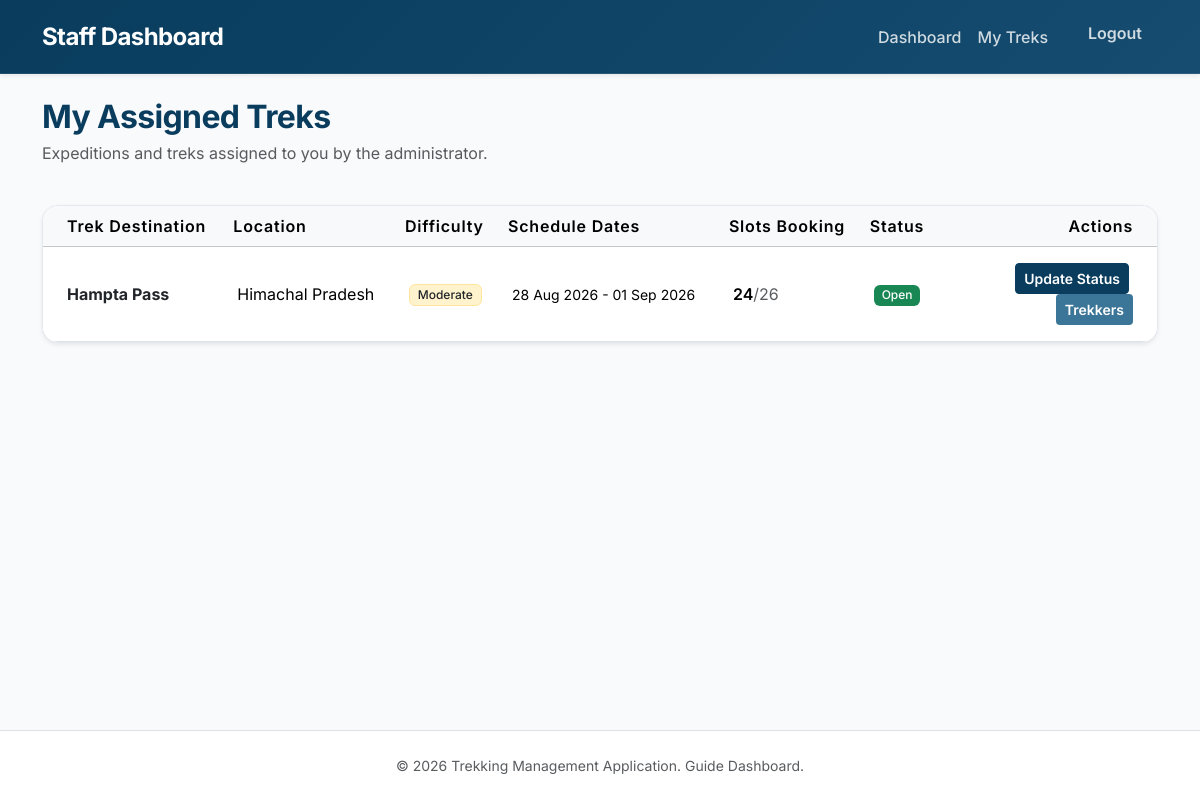
/staff/treks (signed in), run on an earlier commit of the app's database.
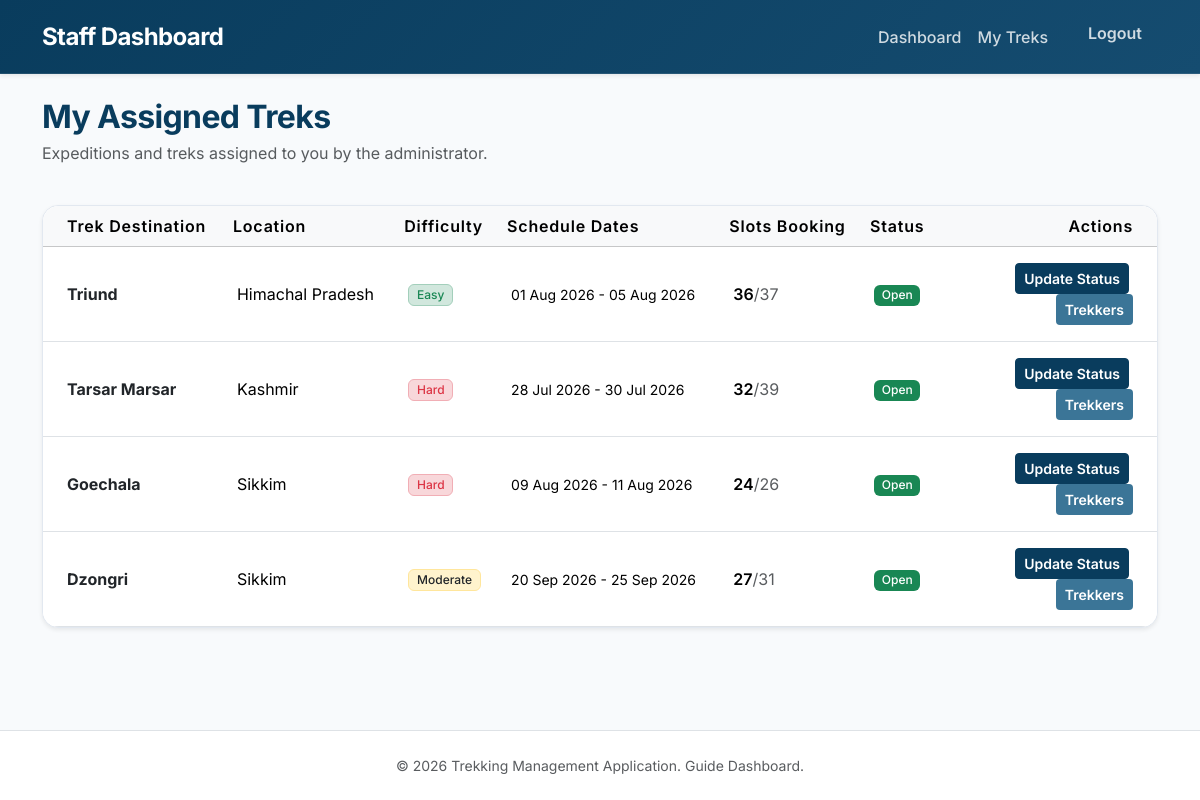
And on a later commit of the database.
### models.py (models this page shows, shortened)
class Trek(db.Model):
    __tablename__ = "trek"
    id = db.Column(db.Integer, primary_key=True)
    name = db.Column(db.String(100), nullable=False)
    location = db.Column(db.String(100), nullable=False)
    difficulty = db.Column(db.String(50), nullable=False)
    duration = db.Column(db.Integer, nullable=False)
    total_slots = db.Column(db.Integer, nullable=False)
    available_slots = db.Column(db.Integer, nullable=False)
    assigned_staff = db.Column(
        db.Integer,
        db.ForeignKey("user.id"),
        nullable=True
    )
    start_date = db.Column(db.Date)
    end_date = db.Column(db.Date)
    status = db.Column(db.String(20), default="Pending")
    is_deleted = db.Column(
        db.Boolean,
        default=False
    )
    description = db.Column(db.Text)
    bookings = db.relationship(
        "Booking",
        backref="trek",
        lazy=True
    )

### routes/staff.py (the view)
@staff.route("/treks")
@login_required
@staff_required
def assigned_treks():
    treks = Trek.query.filter_by(
        assigned_staff=current_user.id
    ).all()
    return render_template(
        "staff/assigned_treks.html",
        treks=treks
    )

### app.py (called while the page is built)
@login_manager.user_loader
def load_user(user_id):
    return User.query.get(int(user_id))

### routes/staff.py (called while the page is built)
def staff_required(func):
    @wraps(func)
    def wrapper(*args, **kwargs):
        if not current_user.is_authenticated:
            return redirect(url_for("auth.login"))
        if current_user.role != "staff":
            flash("Access Denied!", "danger")
            return redirect(url_for("auth.login"))
        if current_user.status != "approved":
            flash("Your account is awaiting admin approval.", "warning")
            return redirect(url_for("auth.login"))
        return func(*args, **kwargs)
    return wrapper

### templates/staff/assigned_treks.html (shortened to what this page needs)
{% extends "staff/base.html" %}
{% block content %}
<div class="row align-items-center mb-4">
    <div class="col-12">
        <h2 class="fw-bold mb-1" style="color: var(--primary); letter-spacing: -0.02em;">My Assigned Treks</h2>
        <p class="text-muted">Expeditions and treks assigned to you by the administrator.</p>
    </div>
</div>
<div class="card shadow-sm">
    <div class="table-responsive">
        <table class="table table-hover align-middle mb-0 bg-white">
            <thead class="table-light">
                <tr>
                    <th class="ps-4">Trek Destination</th>
                    <th>Location</th>
                    <th>Difficulty</th>
                    <th>Schedule Dates</th>
                    <th>Slots Booking</th>
                    <th>Status</th>
                    <th class="text-end pe-4" width="220">Actions</th>
                </tr>
            </thead>
            <tbody>
            {% for trek in treks %}
                <tr class="{% if trek.status == 'Completed' %}table-light text-muted{% endif %}">
                    <td class="ps-4 fw-bold text-dark">{{ trek.name }}</td>
                    <td>{{ trek.location }}</td>
                    <td>
                        {% if trek.difficulty == "Easy" %}
                            <span class="badge bg-success-subtle text-success border border-success-subtle">Easy</span>
                        {% elif trek.difficulty == "Moderate" %}
                            <span class="badge bg-warning-subtle text-warning border border-warning-subtle text-dark">Moderate</span>
                        {% else %}
                            <span class="badge bg-danger-subtle text-danger border border-danger-subtle">Hard</span>
                        {% endif %}
                    </td>
                    <td>
                        <span class="small">{{ trek.start_date.strftime('%d %b %Y') if trek.start_date }} - {{ trek.end_date.strftime('%d %b %Y') if trek.end_date }}</span>
                    </td>
                    <td>
                        <span class="fw-semibold">{{ trek.available_slots }}</span><span class="text-muted">/{{ trek.total_slots }}</span>
                    </td>
                    <td>
                        {% if trek.status == "Open" %}
                            <span class="badge bg-success text-white">Open</span>
                        {% elif trek.status == "Closed" %}
                            <span class="badge bg-secondary text-white">Closed</span>
                        {% elif trek.status == "Completed" %}
                            <span class="badge bg-info text-white">Completed</span>
                        {% else %}
                            <span class="badge bg-light text-dark border">{{ trek.status }}</span>
                        {% endif %}
                    </td>
                    <td class="text-end pe-4">
                        <a class="btn btn-sm btn-primary fw-semibold me-1" href="{{ url_for('staff.update_trek', id=trek.id) }}">
                            Update Status
                        </a>
                        <a class="btn btn-sm btn-custom fw-semibold" href="{{ url_for('staff.participants', id=trek.id) }}">
                            Trekkers
                        </a>
                    </td>
                </tr>
            {% else %}
                <tr>
                    <td colspan="7" class="text-center py-4 text-muted">
                        You have not been assigned to any treks yet.
                    </td>
                </tr>
            {% endfor %}
            </tbody>
        </table>
    </div>
</div>
{% endblock %}

What changed in the data, as far as the page shows it:
no longer on this page (row edited): Trek: name "Hampta Pass", location "Himachal Pradesh", difficulty "Moderate", start_date "28 Aug 2026", end_date "01 Sep 2026", available_slots "24", total_slots "26", status "Open"
now on this page (row edited): Trek: name "Triund", location "Himachal Pradesh", difficulty "Easy", start_date "01 Aug 2026", end_date "05 Aug 2026", available_slots "36", total_slots "37", status "Open"
now on this page (row edited): Trek: name "Tarsar Marsar", location "Kashmir", difficulty "Hard", start_date "28 Jul 2026", end_date "30 Jul 2026", available_slots "32", total_slots "39", status "Open"
now on this page (row edited): Trek: name "Goechala", location "Sikkim", difficulty "Hard", start_date "09 Aug 2026", end_date "11 Aug 2026", available_slots "24", total_slots "26", status "Open"
now on this page (row edited): Trek: name "Dzongri", location "Sikkim", difficulty "Moderate", start_date "20 Sep 2026", end_date "25 Sep 2026", available_slots "27", total_slots "31", status "Open"
